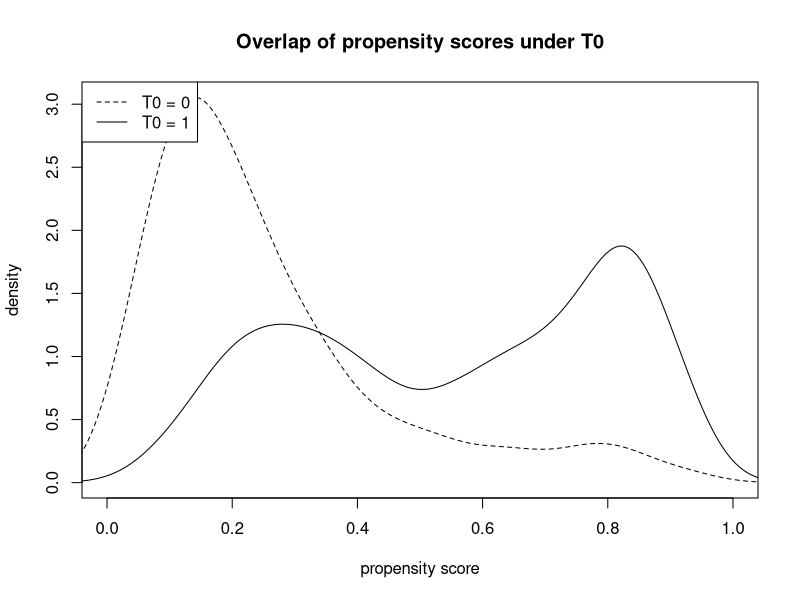
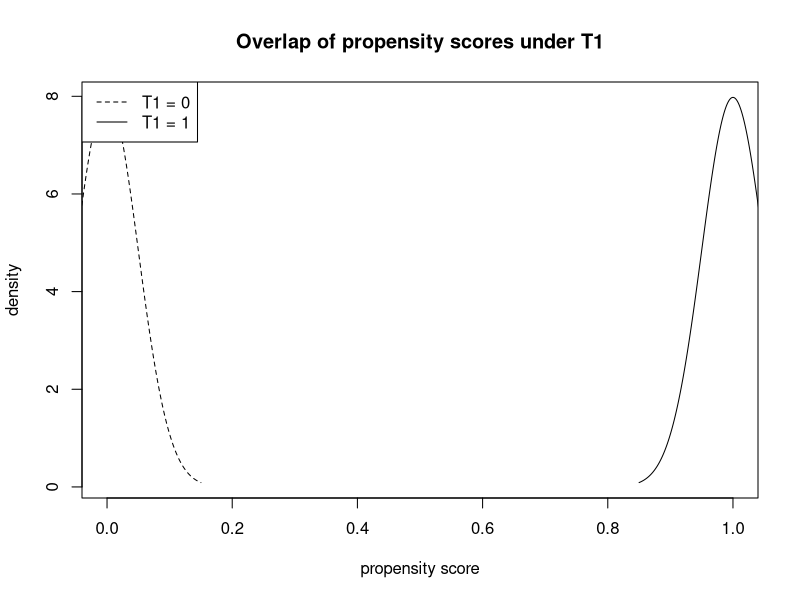
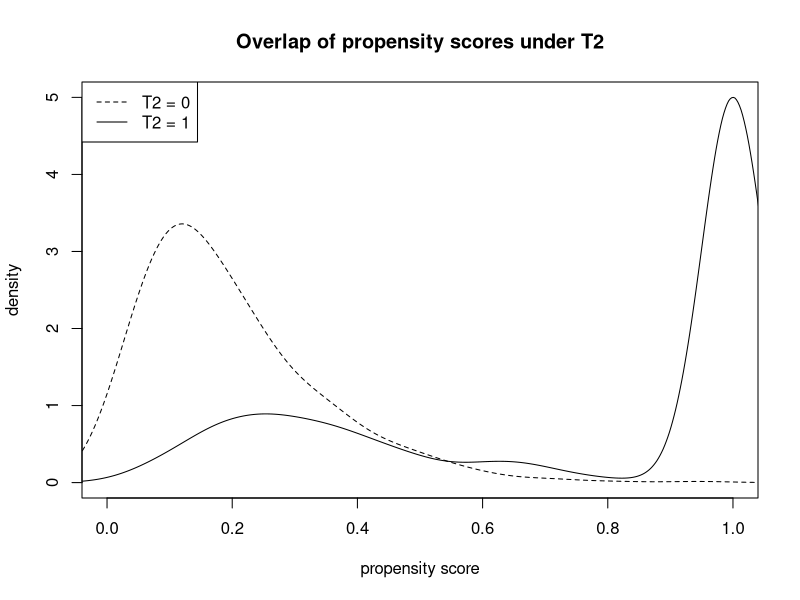

Here is the R script that generated these plots, in order: (Note: this script raises an error after producing the figures.)
# adapted from Intro to Causal inference with R (Brumback)

get_densities <- function(trt, ehat, bw=0.05) {
  dens_control <- density(ehat[trt==0], bw = bw)
  dens_trt <- density(ehat[trt==1], bw = bw)
  
  densities <- list("control" = dens_control, 
                    "trt" = dens_trt)
}

setup_overlap_plot <- function(densities, title) {
  rng <- range(
    range(densities[["trt"]]$y), 
    range(densities[["control"]]$y)
  )
  plot(c(0,1), rng, type = "n", 
       xlab = "propensity score", 
       ylab = "density", main = title) 
}

prop_overlap <- function() {
  # Generate confounders
  H1 <- rnorm(1000) 
  H2 <- rbinom(1000, 1, 0.3)
  
  # Generate treatment according to a propensity score model that will produce overlap
  e0 <- plogis(-1.5 + H1 + 3*H2)
  T0 <- rbinom(1000, 1, e0)
  
  # Generate treatment according to two different propensity score models that will not produce overlap
  T1 <- H2
  T2 <- pmax(T0, T1)
  
  # Estimate propensity scores in each scenario
  mod0 <- glm(T0 ~ H1 + H2, family = binomial)
  e0hat <- fitted(mod0)
  mod1 <- glm(T1 ~ H1 + H2, family = binomial)
  e1hat <- fitted(mod1)
  mod2 <- glm(T2 ~ H1 + H2, family = binomial)
  e2hat <- fitted(mod2)
  
  # Plot overlap of propensity scores in each case

  # With T0
  d0 <- get_densities(T0, e0hat)
  setup_overlap_plot(d0, "Overlap of propensity scores under T0")
  lines(d0[["control"]], lty = 2)
  lines(d0[["trt"]], lty = 1)
  legend("topleft", c("T0 = 0", "T0 = 1"), lty = c(2,1))
  
  # With T1
  d1 <- get_densities(T1, e1hat)
  setup_overlap_plot(d1, "Overlap of propensity scores under T1")
  lines(d1[["control"]], lty = 2)
  lines(d1[["trt"]], lty = 1)
  legend("topleft", c("T1 = 0", "T1 = 1"), lty = c(2,1))
  
  # With T2
  d2 <- get_densities(T2, e2hat)
  setup_overlap_plot(d2, "Overlap of propensity scores under T2")
  lines(d2[["control"]], lty = 2)
  lines(d2[["trt"]], lty = 1)
  legend("topleft", c("T2 = 0", "T2 = 1"), lty = c(2,1))
  
  dplyr::tibble(coefficient = c("Intercept", "H1", "H2"),
                mod0 = coef(mod0), mod1 = coef(mod1), mod2 = coef(mod2)) %>%
    tidyr::pivot_longer(cols = starts_with("mod"), names_to = "model") %>%
    tidyr::pivot_wider(names_from = coefficient)
  
}

prop_overlap()


